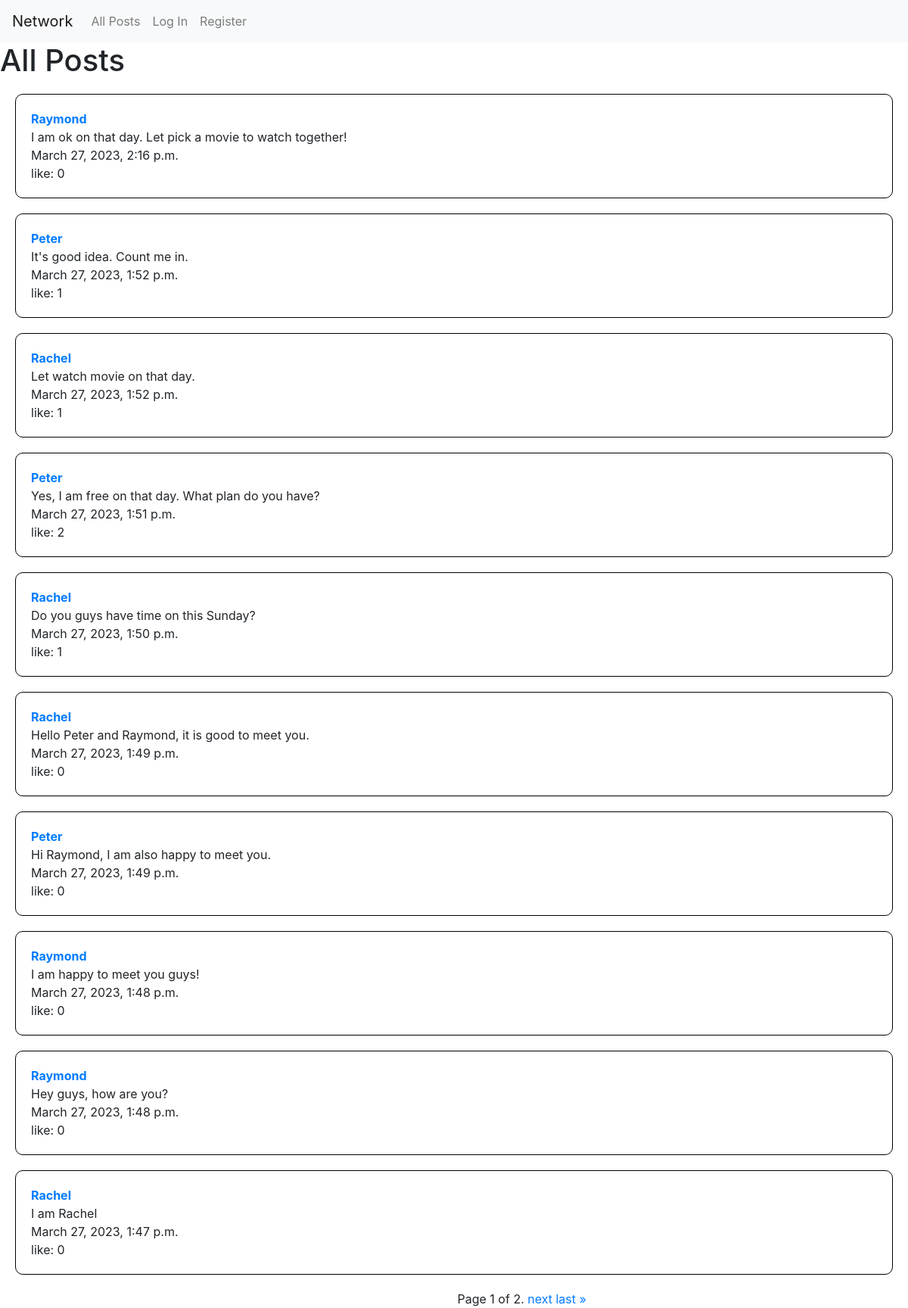
Screenshot of /all_post with the database file from the repository.
### network/models.py (models this page shows, shortened)
class Post(models.Model):
    content = models.CharField(max_length=1000)
    writer = models.ForeignKey(User, on_delete=models.CASCADE, related_name = "post")
    time = models.DateTimeField(auto_now_add=True)
    like_no = models.PositiveIntegerField(default=0)
    liked_user = models.ManyToManyField(User, blank=True, related_name = "liked_post")

class User(AbstractUser):
    pass

### network/views.py (the view)
# urls.py: path("all_post", views.all_post, name="all_post"),
def all_post(request):
    post = Post.objects.all().order_by('-time')
    p = Paginator(post,10)
    page_number = request.GET.get('page')
    page_obj = p.get_page(page_number)
    return render(request, "network/index.html",{
        "post_list": page_obj
    })

### network/templates/network/index.html (shortened to what this page needs)
{% extends "network/layout.html" %}
{% block body %}
    <h1>All Posts</h1>
    {% for item in post_list %}
        <div class="post_box" id="{{item.id}}">
            <a href = "{% url 'profile' item.writer.id %}"><strong>{{ item.writer }}</strong></a>
            <br>
            <div class = "content">{{item.content}}</div>
            {{item.time}}
            <br>
            <span class="like_no">like: {{item.like_no}}</span>
            <br>
        </div>
    {% endfor %}
    <div class = "pagination">
        <span class="step-links">
            <div class="current">
                Page {{ post_list.number }} of {{ post_list.paginator.num_pages }}.
            </div>
            {% if post_list.has_next %}
            <div class="next">
                <a href="?page={{ post_list.next_page_number }}">next</a>
                <a href="?page={{ post_list.paginator.num_pages }}">last &raquo;</a>
            </div>
            {% endif %}
        </span>
    </div>
{% endblock %}

### network/templates/network/layout.html (shortened to what this page needs)
{% load static %}
<!DOCTYPE html>
<html lang="en">
    <head>
        <link rel="stylesheet" href="https://stackpath.bootstrapcdn.com/bootstrap/4.4.1/css/bootstrap.min.css">
        <link href="{% static 'network/styles.css' %}" rel="stylesheet">
    </head>
    <body>
        <nav class="navbar navbar-expand-lg navbar-light bg-light">
            <a class="navbar-brand" href="{% url 'index' %}">Network</a>
            <div>
              <ul class="navbar-nav mr-auto">
                <li class="nav-item">
                  <a class="nav-link" href="{% url 'index' %}">All Posts</a>
                </li>
                {% if user.is_authenticated %}
                    <li class="nav-item">
                        <a class="nav-link" href="{% url 'following' %}">Following</a>
                    </li>
                    <li class="nav-item">
                        <a class="nav-link" href="{% url 'logout' %}">Log Out</a>
                    </li>
                {% else %}
                    <li class="nav-item">
                        <a class="nav-link" href="{% url 'login' %}">Log In</a>
                    </li>
                    <li class="nav-item">
                        <a class="nav-link" href="{% url 'register' %}">Register</a>
                    </li>
                {% endif %}
              </ul>
            </div>
          </nav>
        <div class="body">
            {% block body %}
            {% endblock %}
        </div>
    </body>
</html>

### network/static/network/styles.css (style rules this page uses)
.post_box { border: 1px solid black; border-radius: 10px; margin: 20px; padding: 20px; }
.pagination { text-align: center; position: absolute; left:50%; }
.previous, .next { display: inline-block; }
.current { display: inline-block; }

### rows the page displays
Post: writer "Raymond", content "I am ok on that day. Let pick a movie to watch together!", time "March 27, 2023, 2:16 p.m.", like_no "0"
Post: writer "Peter", content "It's good idea. Count me in.", time "March 27, 2023, 1:52 p.m.", like_no "1"
Post: writer "Rachel", content "Let watch movie on that day.", time "March 27, 2023, 1:52 p.m.", like_no "1"
Post: writer "Peter", content "Yes, I am free on that day. What plan do you have?", time "March 27, 2023, 1:51 p.m.", like_no "2"
Post: writer "Rachel", content "Do you guys have time on this Sunday?", time "March 27, 2023, 1:50 p.m.", like_no "1"
Post: writer "Rachel", content "Hello Peter and Raymond, it is good to meet you.", time "March 27, 2023, 1:49 p.m.", like_no "0"
Post: writer "Peter", content "Hi Raymond, I am also happy to meet you.", time "March 27, 2023, 1:49 p.m.", like_no "0"
Post: writer "Raymond", content "I am happy to meet you guys!", time "March 27, 2023, 1:48 p.m.", like_no "0"
Post: writer "Raymond", content "Hey guys, how are you?", time "March 27, 2023, 1:48 p.m.", like_no "0"
Post: writer "Rachel", content "I am Rachel", time "March 27, 2023, 1:47 p.m.", like_no "0"

### other values shown
{{ post_list.number }} "1"
{{ post_list.paginator.num_pages }} "2"
